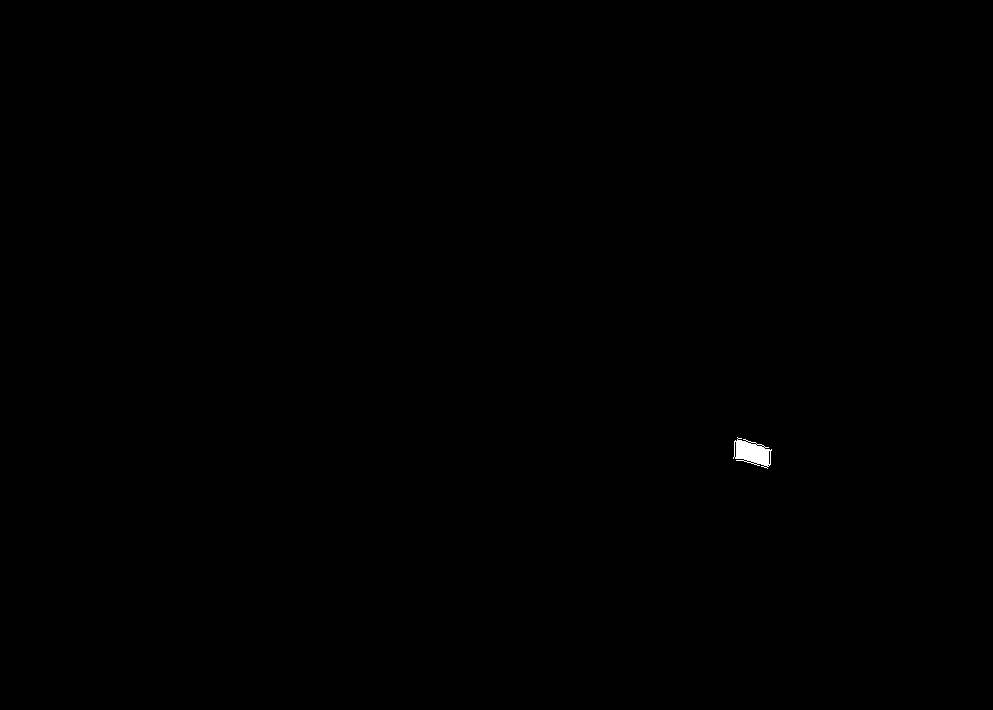
#> input picture first-task/first.png, 993 x 710 px, shrunk from 5541 x 3962 before the run
$ python task1-2.py
#> lines starting #> are read from the running program, lines starting #| are printed output that depends on the picture; after the words box and inside, x2 and y2 are one past the last pixel; in counts of white or black regions, pixels touching at a corner belong together
import cv2

method = cv2.TM_SQDIFF_NORMED

# Read the images from the file
small_image = cv2.imread('first.png')
#> small_image is the input picture: shape (710, 993, 3); 0.1% white; 1 white region, box (x1, y1, x2, y2) and area: (733, 437, 772, 469) 708
large_image = cv2.imread('first1.png')
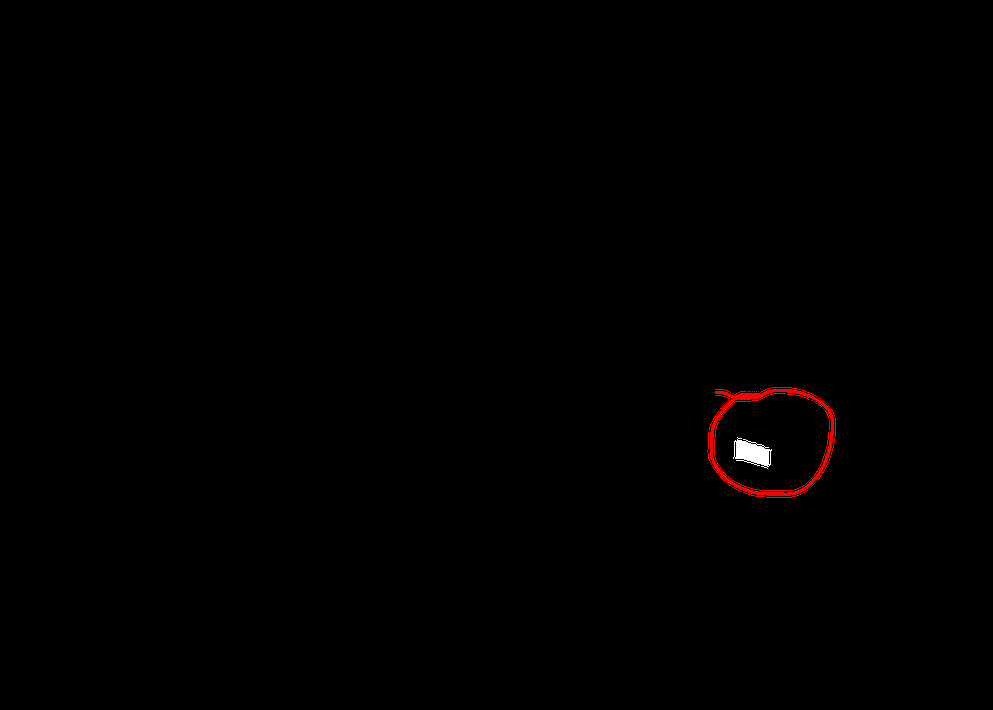
#> input picture first-task/first1.png, 993 x 710 px, shrunk from 5541 x 3962 before the run
#> large_image is the input picture: shape (710, 993, 3); mean B, G, R 0.3, 0.3, 1

result = cv2.matchTemplate(small_image, large_image, method)
#> result = [0.696]

# We want the minimum squared difference
mn,_,mnLoc,_ = cv2.minMaxLoc(result)
#> mn = 0.696; mnLoc = (0, 0)

# Draw the rectangle:
# Extract the coordinates of our best match
MPx,MPy = mnLoc
#> MPx = 0; MPy = 0

# Step 2: Get the size of the template. This is the same size as the match.
trows,tcols = small_image.shape[:2]
#> trows = 710; tcols = 993

# Step 3: Draw the rectangle on large_image
cv2.rectangle(large_image, (MPx,MPy),(MPx+tcols,MPy+trows),(0,0,255),2)
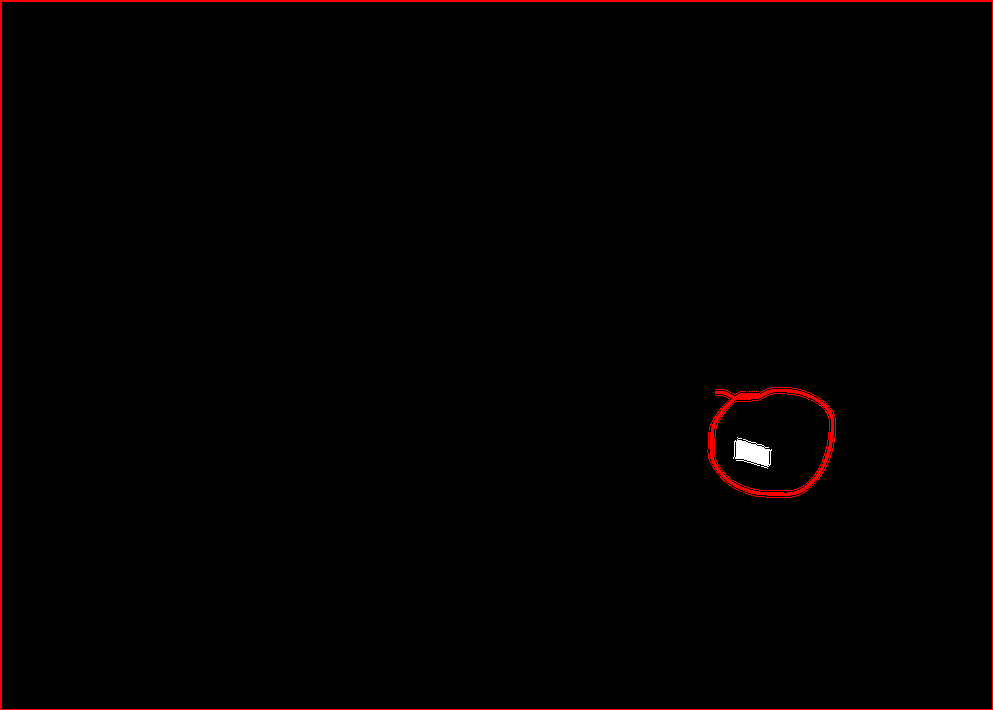
#> large_image: shape (710, 993, 3); 0.72% of pixels changed, all inside (x1, y1, x2, y2) = (0, 0, 993, 710)

# Display the original image with the rectangle around the match.
cv2.imshow('output',large_image)

# The image is only displayed if we call this
cv2.waitKey(0)
